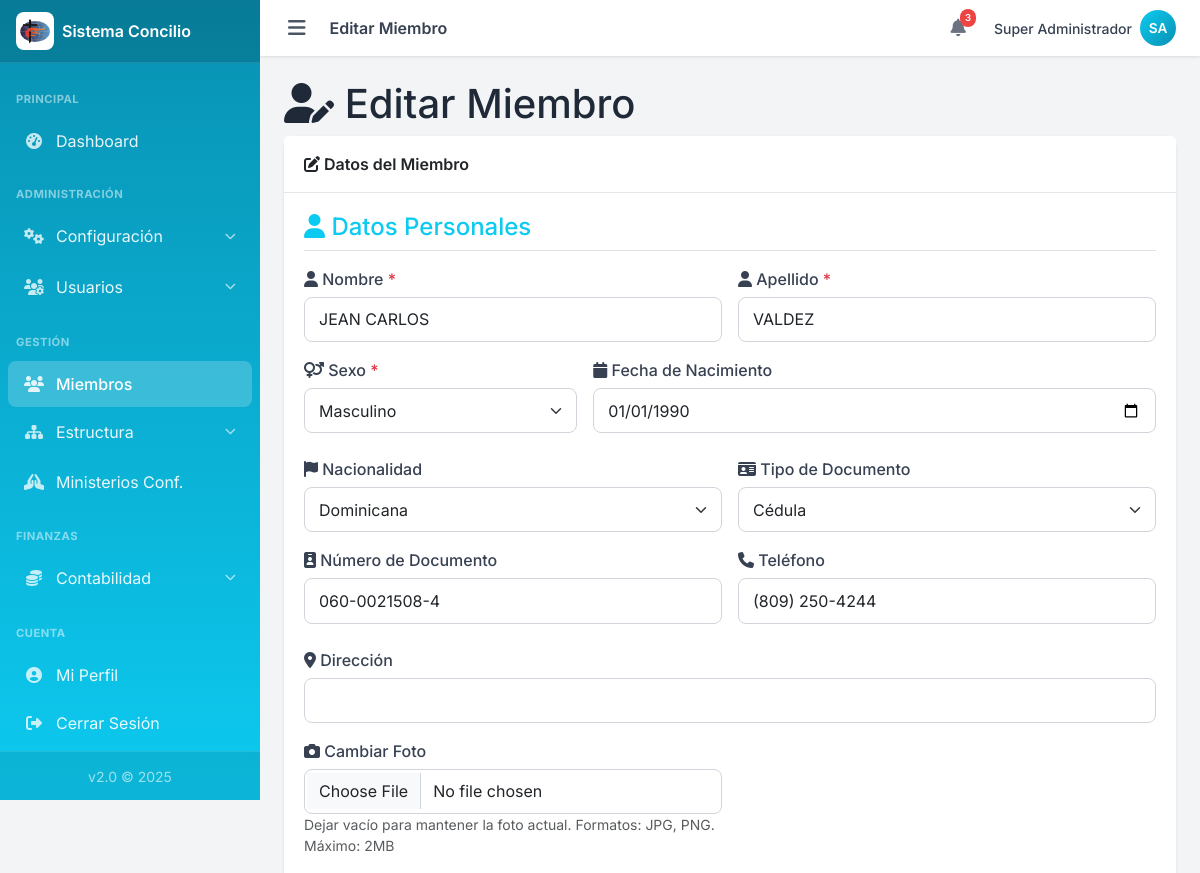
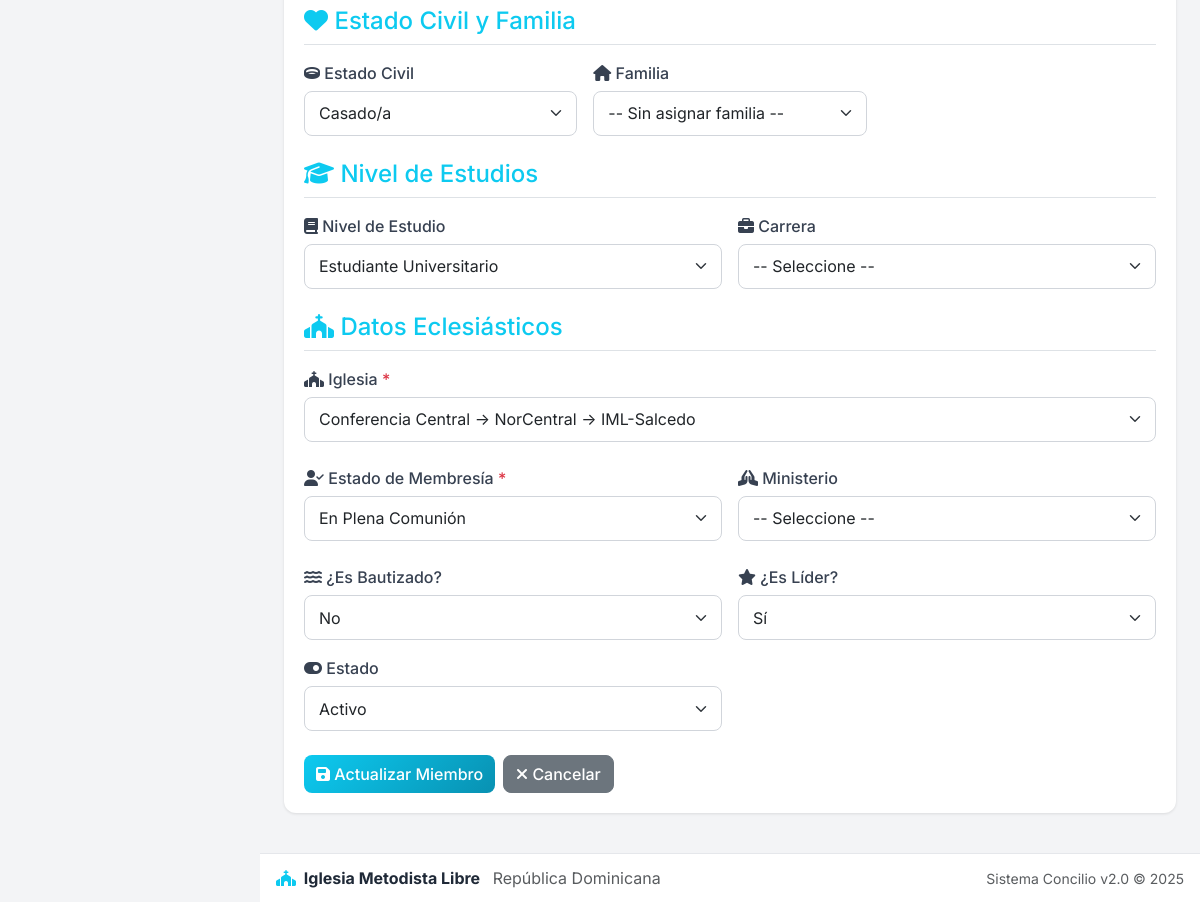
Page /admin/miembros/editar.php?id=2 (signed in) on the committed database (2 pictures, top to bottom).
### tables this page shows
CREATE TABLE `miembros` (
  `id` int(11) NOT NULL,
  `iglesia_id` int(11) NOT NULL,
  `familia_id` int(11) DEFAULT NULL,
  `nombre` varchar(100) NOT NULL,
  `apellido` varchar(100) NOT NULL,
  `sexo` enum('M','F') NOT NULL,
  `fecha_nacimiento` date DEFAULT NULL,
  `nacionalidad_id` int(11) DEFAULT NULL,
  `tipo_documento` enum('cedula','pasaporte') DEFAULT 'cedula',
  `numero_documento` varchar(30) DEFAULT NULL,
  `telefono` varchar(30) DEFAULT NULL,
  `direccion` varchar(255) DEFAULT NULL,
  `foto` varchar(255) DEFAULT NULL,
  `estado_civil` enum('soltero','casado','union_libre','divorciado','viudo') DEFAULT 'soltero',
  `nivel_estudio_id` int(11) DEFAULT NULL,
  `carrera_id` int(11) DEFAULT NULL,
  `formacion_continuada` text DEFAULT NULL COMMENT 'Maestría, Doctorado, Diplomados, Especialidades',
  `estado_miembro` enum('en_plena','en_preparacion','miembro_menor') DEFAULT 'en_preparacion',
  `ministerio_id` int(11) DEFAULT NULL,
  `es_bautizado` tinyint(1) NOT NULL DEFAULT 0,
  `fecha_bautismo` date DEFAULT NULL,
  `es_lider` tinyint(1) NOT NULL DEFAULT 0,
  `estado` enum('activo','inactivo','fallecido','trasladado') NOT NULL DEFAULT 'activo',
  `creado_en` timestamp NOT NULL DEFAULT current_timestamp(),
  `actualizado_en` timestamp NOT NULL DEFAULT current_timestamp() ON UPDATE current_timestamp()
);

CREATE TABLE `nacionalidades` (
  `id` int(11) NOT NULL,
  `nombre` varchar(100) NOT NULL,
  `activo` tinyint(1) NOT NULL DEFAULT 1
);

CREATE TABLE `niveles_estudio` (
  `id` int(11) NOT NULL,
  `nombre` varchar(100) NOT NULL,
  `requiere_carrera` tinyint(1) NOT NULL DEFAULT 0,
  `activo` tinyint(1) NOT NULL DEFAULT 1
);

CREATE TABLE `iglesias` (
  `id` int(11) NOT NULL,
  `distrito_id` int(11) NOT NULL,
  `codigo` varchar(20) NOT NULL,
  `nombre` varchar(150) NOT NULL,
  `categoria` enum('Circuito','Capilla','Proyecto Evangelístico') NOT NULL DEFAULT 'Circuito',
  `direccion` varchar(255) DEFAULT NULL,
  `provincia_id` int(11) DEFAULT NULL,
  `municipio_id` int(11) DEFAULT NULL,
  `telefono` varchar(30) DEFAULT NULL,
  `correo` varchar(150) DEFAULT NULL,
  `activo` tinyint(1) NOT NULL DEFAULT 1,
  `creado_en` timestamp NOT NULL DEFAULT current_timestamp()
);

CREATE TABLE `conferencias` (
  `id` int(11) NOT NULL,
  `superintendente_id` int(11) DEFAULT NULL,
  `codigo` varchar(20) NOT NULL,
  `nombre` varchar(150) NOT NULL,
  `superintendente_nombre` varchar(150) DEFAULT NULL,
  `telefono` varchar(30) DEFAULT NULL,
  `correo` varchar(150) DEFAULT NULL,
  `activo` tinyint(1) NOT NULL DEFAULT 1,
  `creado_en` timestamp NOT NULL DEFAULT current_timestamp()
);

CREATE TABLE `distritos` (
  `id` int(11) NOT NULL,
  `conferencia_id` int(11) NOT NULL,
  `supervisor_id` int(11) DEFAULT NULL,
  `codigo` varchar(20) NOT NULL,
  `nombre` varchar(150) NOT NULL,
  `supervisor_nombre` varchar(150) DEFAULT NULL,
  `telefono` varchar(30) DEFAULT NULL,
  `correo` varchar(150) DEFAULT NULL,
  `activo` tinyint(1) NOT NULL DEFAULT 1,
  `creado_en` timestamp NOT NULL DEFAULT current_timestamp()
);

### admin/includes/seguridad.php (called while the page is built, shortened)
<?php
$ROL_NOMBRE = isset($_SESSION['rol_nombre']) ? $_SESSION['rol_nombre'] : 'sin_rol';

### admin/miembros/editar.php (the view, shortened to what this page needs)
<?php
require_once __DIR__ . '/../includes/header.php';
require_once __DIR__ . '/../../config/config.php';
$id = (int)($_GET['id'] ?? 0);
$stmt = $conexion->prepare("SELECT m.*, f.codigo AS familia_codigo, f.apellido_familia
                            FROM miembros m
                            LEFT JOIN familias f ON f.id = m.familia_id
                            WHERE m.id = ?");
$stmt->bind_param("i", $id);
$stmt->execute();
$miembro = $stmt->get_result()->fetch_assoc();
$nacionalidades = $conexion->query("SELECT * FROM nacionalidades WHERE activo = 1 ORDER BY id");
$niveles_estudio = $conexion->query("SELECT * FROM niveles_estudio WHERE activo = 1 ORDER BY id");
$iglesias = null;
if ($ROL_NOMBRE === 'super_admin') {
    $iglesias = $conexion->query("SELECT i.*, d.nombre AS distrito_nombre, c.nombre AS conferencia_nombre
                                   FROM iglesias i
                                   INNER JOIN distritos d ON d.id = i.distrito_id
                                   INNER JOIN conferencias c ON c.id = d.conferencia_id
                                   WHERE i.activo = 1
                                   ORDER BY c.nombre, d.nombre, i.nombre");
}
?>
<div class="content-header">
    <h1><i class="fas fa-user-edit"></i> Editar Miembro</h1>
</div>
<div class="card">
    <div class="card-header">
        <span class="card-title"><i class="fas fa-edit"></i> Datos del Miembro</span>
    </div>
    <div class="card-body">
        <form method="post" action="actualizar.php" id="formMiembro" enctype="multipart/form-data">
            <h4 class="mb-3 pb-2 text-primary border-bottom">
                <i class="fas fa-user"></i> Datos Personales
            </h4>
            <div class="row g-3">
                <div class="col-md-6">
                    <label class="form-label">
                        <i class="fas fa-user"></i> Nombre <span class="text-danger">*</span>
                    </label>
                    <input type="text" name="nombre" class="form-control text-uppercase" required maxlength="100"
                           value="<?php echo htmlspecialchars($miembro['nombre']); ?>">
                </div>
                <div class="col-md-6">
                    <label class="form-label">
                        <i class="fas fa-user"></i> Apellido <span class="text-danger">*</span>
                    </label>
                    <input type="text" name="apellido" class="form-control text-uppercase" required maxlength="100"
                           value="<?php echo htmlspecialchars($miembro['apellido']); ?>">
                </div>
                <div class="col-md-4">
                    <label class="form-label">
                        <i class="fas fa-venus-mars"></i> Sexo <span class="text-danger">*</span>
                    </label>
                    <select name="sexo" class="form-select" required>
                        <option value="M" <?php echo $miembro['sexo'] === 'M' ? 'selected' : ''; ?>>Masculino</option>
                    </select>
                </div>
                <div class="col-md-8">
                    <label class="form-label">
                        <i class="fas fa-calendar"></i> Fecha de Nacimiento
                    </label>
                    <input type="date" name="fecha_nacimiento" class="form-control"
                           value="<?php echo $miembro['fecha_nacimiento'] ?? ''; ?>">
                </div>
            </div>
            <div class="row g-3 mt-2">
                <div class="col-md-6">
                    <label class="form-label">
                        <i class="fas fa-flag"></i> Nacionalidad
                    </label>
                    <select name="nacionalidad_id" class="form-select">
                        <?php while ($nac = $nacionalidades->fetch_assoc()): ?>
                            <option value="<?php echo $nac['id']; ?>" <?php echo $miembro['nacionalidad_id'] == $nac['id'] ? 'selected' : ''; ?>>
                                <?php echo htmlspecialchars($nac['nombre']); ?>
                            </option>
                        <?php endwhile; ?>
                    </select>
                </div>
                <div class="col-md-6">
                    <label class="form-label">
                        <i class="fas fa-id-card"></i> Tipo de Documento
                    </label>
                    <select name="tipo_documento" id="tipo_documento" class="form-select">
                        <option value="cedula" <?php echo $miembro['tipo_documento'] === 'cedula' ? 'selected' : ''; ?>>Cédula</option>
                    </select>
                </div>
                <div class="col-md-6">
                    <label class="form-label">
                        <i class="fas fa-id-badge"></i> Número de Documento
                    </label>
                    <input type="text" name="numero_documento" id="numero_documento" class="form-control"
                           placeholder="<?php echo $miembro['tipo_documento'] === 'cedula' ? '000-0000000-0' : 'Número de pasaporte'; ?>"
                           maxlength="15" value="<?php echo htmlspecialchars($miembro['numero_documento'] ?? ''); ?>">
                </div>
                <div class="col-md-6">
                    <label class="form-label">
                        <i class="fas fa-phone"></i> Teléfono
                    </label>
                    <input type="text" name="telefono" id="telefono" class="form-control"
                           placeholder="809-000-0000" maxlength="12"
                           value="<?php echo htmlspecialchars($miembro['telefono'] ?? ''); ?>">
                </div>
            </div>
            <div class="row g-3 mt-2">
                <div class="col-12">
                    <label class="form-label">
                        <i class="fas fa-map-marker-alt"></i> Dirección
                    </label>
                    <input type="text" name="direccion" class="form-control" maxlength="255"
                           value="<?php echo htmlspecialchars($miembro['direccion'] ?? ''); ?>">
                </div>
                <div class="col-md-6">
                    <label class="form-label">
                        <i class="fas fa-camera"></i> Cambiar Foto
                    </label>
                    <input type="file" name="foto" class="form-control" accept="image/*">
                    <small class="text-muted d-block">Dejar vacío para mantener la foto actual. Formatos: JPG, PNG. Máximo: 2MB</small>
                </div>
            </div>
            <h4 class="mb-3 pb-2 text-primary border-bottom mt-4">
                <i class="fas fa-heart"></i> Estado Civil y Familia
            </h4>
            <div class="row g-3">
                <div class="col-md-4">
                    <label class="form-label">
                        <i class="fas fa-ring"></i> Estado Civil
                    </label>
                    <select name="estado_civil" class="form-select">
                        <option value="casado" <?php echo $miembro['estado_civil'] === 'casado' ? 'selected' : ''; ?>>Casado/a</option>
                    </select>
                </div>
                <div class="col-md-4">
                    <label class="form-label">
                        <i class="fas fa-home"></i> Familia
                    </label>
                    <select name="familia_opcion" id="familia_opcion" class="form-select">
                        <option value="">-- Sin asignar familia --</option>
                    </select>
                </div>
            </div>
            <h4 class="mb-3 pb-2 text-primary border-bottom mt-4">
                <i class="fas fa-graduation-cap"></i> Nivel de Estudios
            </h4>
            <div class="row g-3">
                <div class="col-md-6">
                    <label class="form-label">
                        <i class="fas fa-book"></i> Nivel de Estudio
                    </label>
                    <select name="nivel_estudio_id" id="nivel_estudio_id" class="form-select">
                        <?php while ($ne = $niveles_estudio->fetch_assoc()): ?>
                            <option value="<?php echo $ne['id']; ?>"
                                    data-requiere-carrera="<?php echo $ne['requiere_carrera']; ?>"
                                    <?php echo $miembro['nivel_estudio_id'] == $ne['id'] ? 'selected' : ''; ?>>
                                <?php echo htmlspecialchars($ne['nombre']); ?>
                            </option>
                        <?php endwhile; ?>
                    </select>
                </div>
                <div class="col-md-6" id="div_carrera" style="display: <?php echo $miembro['carrera_id'] ? 'block' : 'none'; ?>;">
                    <label class="form-label">
                        <i class="fas fa-briefcase"></i> Carrera
                    </label>
                    <select name="carrera_id" id="carrera_id" class="form-select">
                        <option value="">-- Seleccione --</option>
                    </select>
                </div>
            </div>
            <h4 class="mb-3 pb-2 text-primary border-bottom mt-4">
                <i class="fas fa-church"></i> Datos Eclesiásticos
            </h4>
            <?php if ($ROL_NOMBRE === 'super_admin'): ?>
                <div class="row g-3">
                    <div class="col-12">
                        <label class="form-label">
                            <i class="fas fa-church"></i> Iglesia <span class="text-danger">*</span>
                        </label>
                        <select name="iglesia_id" id="iglesia_id" class="form-select" required>
                            <?php while ($igl = $iglesias->fetch_assoc()): ?>
                                <option value="<?php echo $igl['id']; ?>" <?php echo $miembro['iglesia_id'] == $igl['id'] ? 'selected' : ''; ?>>
                                    <?php echo htmlspecialchars($igl['conferencia_nombre'] . ' → ' . $igl['distrito_nombre'] . ' → ' . $igl['nombre']); ?>
                                </option>
                            <?php endwhile; ?>
                        </select>
                    </div>
                </div>
            <?php else: ?>
                <input type="hidden" name="iglesia_id" value="<?php echo $miembro['iglesia_id']; ?>">
            <?php endif; ?>
            <div class="row g-3 mt-2">
                <div class="col-md-6">
                    <label class="form-label">
                        <i class="fas fa-user-check"></i> Estado de Membresía <span class="text-danger">*</span>
                    </label>
                    <select name="estado_miembro" class="form-select" required>
                        <option value="en_plena" <?php echo $miembro['estado_miembro'] === 'en_plena' ? 'selected' : ''; ?>>En Plena Comunión</option>
                    </select>
                </div>
                <div class="col-md-6">
                    <label class="form-label">
                        <i class="fas fa-hands-praying"></i> Ministerio
                    </label>
                    <select name="ministerio_id" class="form-select">
                        <option value="">-- Seleccione --</option>
                    </select>
                </div>
            </div>
            <div class="row g-3 mt-2">
                <div class="col-md-6">
                    <label class="form-label">
                        <i class="fas fa-water"></i> ¿Es Bautizado?
                    </label>
                    <select name="es_bautizado" id="es_bautizado" class="form-select">
                        <option value="0" <?php echo $miembro['es_bautizado'] == 0 ? 'selected' : ''; ?>>No</option>
                    </select>
                </div>
                <div class="col-md-6">
                    <label class="form-label">
                        <i class="fas fa-star"></i> ¿Es Líder?
                    </label>
                    <select name="es_lider" class="form-select">
                        <option value="1" <?php echo $miembro['es_lider'] == 1 ? 'selected' : ''; ?>>Sí</option>
                    </select>
                </div>
                <div class="col-md-6">
                    <label class="form-label">
                        <i class="fas fa-toggle-on"></i> Estado
                    </label>
                    <select name="estado" class="form-select">
                        <option value="activo" <?php echo $miembro['estado'] === 'activo' ? 'selected' : ''; ?>>Activo</option>
                    </select>
                </div>
            </div>
            <div class="d-flex gap-2 mt-4">
                <button type="submit" class="btn btn-primary">
                    <i class="fas fa-save"></i> Actualizar Miembro
                </button>
                <a href="index.php" class="btn btn-secondary">
                    <i class="fas fa-times"></i> Cancelar
                </a>
            </div>
        </form>
    </div>
</div>
<?php require_once __DIR__ . '/../includes/footer.php'; ?>

### rows in the picture
miembros: nombre "Jean Carlos", apellido "Valdez", sexo "Masculino", fecha_nacimiento "01/01/1990", nacionalidad_id "Dominicana", tipo_documento "Cédula", numero_documento "060-0021508-4", telefono "(809) 250-4244", estado_civil "Casado/a", nivel_estudio_id "Estudiante Universitario", iglesia_id "Conferencia Central → NorCentral → IML-Salcedo", estado_miembro "En Plena Comunión", es_bautizado "No", es_lider "Sí", estado "Activo"

### other values in the picture
$titulo_pagina "Editar Miembro"
$USUARIO_NOMBRE "Super Administrador"
$iniciales "SA"
